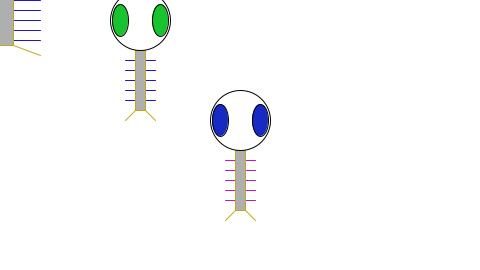
Frame 1 (no input)
Frame 60 (the mouse pressed at the canvas centre just before this capture): identical to frame 1, image omitted
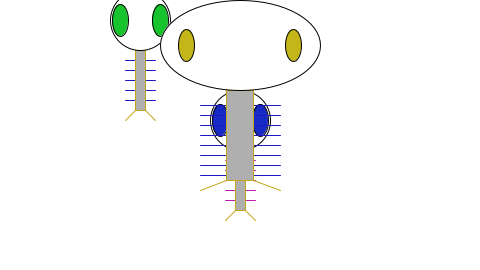
Frame 120 (the mouse held since frame 60 and released just before this capture)

The Processing sketch that drew these frames (run headless with seeded random() and noise(); from frame 60 on, the mouse is pressed at the canvas centre):

// Processing sketch: sketch_171024b
// ── sketch_171024b.pde

void setup() {
  size(480, 270);
}

void draw() {
  background(255); // Draw a white background

  // A color based on distance from the mouse
    color c = color(#182AC4);
    color c1 = color(#C418B3);
    color c2 = color(#C4A718);
  drawZoog(c,240,180,60,60,16,c1,c2);
   c = color(#18C42D);
   c1 = color(#1D18C4);
  drawZoog(c,140,80,60,60,16,c1,c2);
    c = color(#C4B618);
  drawZoog(c,mouseX,mouseY,160,90,16,c1,c2);
}


void drawZoog(color eyeColor,float x, float y, float w, 
              float h,float eyeSize, color handsColor, color legsColor) {
  // Set ellipses and rects to CENTER mode
  ellipseMode(CENTER);
  rectMode(CENTER);
  
  // Draw Zoog's arms with a for loop
  for (float i = y - h/3; i < y + h/2; i += 10) {
    stroke(handsColor);
    line(x - w/4, i, x + w/4, i);
  }
  // Draw Zoog's body
  stroke(legsColor);
  fill(175);
  rect(x, y, w/6, h);
  // Draw Zoog's head
  stroke(0);
  fill(255);
  ellipse(x, y - h, w, h);
  // Draw Zoog's eyes
  fill(eyeColor);
  ellipse(x - w/3, y - h, eyeSize, eyeSize*2);
  ellipse(x + w/3, y - h, eyeSize, eyeSize*2);
  // Draw Zoog's legs
  stroke(legsColor);
  line(x - w/12, y + h/2, x - w/4, y + h/2 + 10);
  line(x + w/12, y + h/2, x + w/4, y + h/2 + 10);
}
